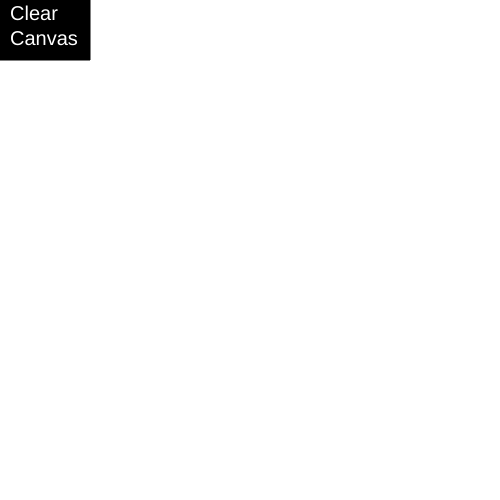
Frame 1 (no input)
Frame 60 (no input): identical to frame 1, image omitted
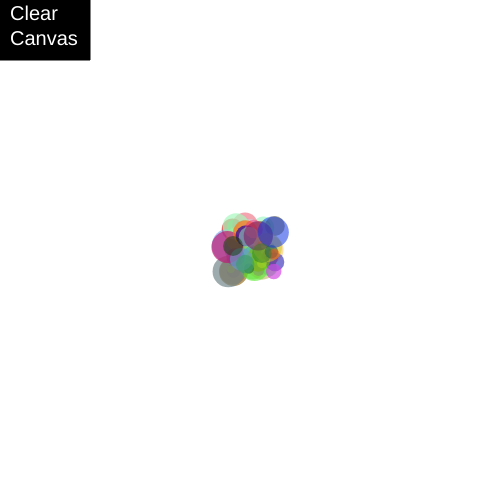
Frame 120 (the mouse pressed at the canvas centre since frame 60)

The p5.js sketch that drew these frames (run headless with seeded random() and noise() and a simulated clock; from frame 60 on, the mouse is pressed at the canvas centre):

// p5.js sketch
// ── sketch.js
let counter = 0;

function setup() {
    createCanvas(500, 500);
    background(255, 255, 255);
 }
 
 
 function draw() {
    fill(0, 0,0);
    rect(0,0,90,60);
    textSize(20);
    fill(255, 255, 255);
    text("Clear \nCanvas", 10, 20);
    let r = random(0, 255);
    let g = random(0, 255);
    let b = random(0, 255);
    let opacity = random (120, 180);
    fill(r, g, b, opacity);
    noStroke();
 
 
    let size = random(5, 35);
    let offSetX = random(-25, 25);
    let offSetY = random(-25, 25);
    if(counter == 0){
        ellipse(mouseX + offSetX, mouseY + offSetY, size, size);
    }else if(counter == 1){
        rect(mouseX + offSetX, mouseY + offSetY, size, size);
    }else if(counter == 2){
        triangle(mouseX + offSetX, mouseY + offSetY, mouseX, mouseY, mouseX + size, mouseY + size);
    }
 }
 
 
 function mouseClicked() {
    counter++;
    if(mouseX <= 90 && mouseY <= 60){
        counter--;
        background(255,255,255);
    }
    if(counter == 3){
        counter = 0;
    }
 }
 
